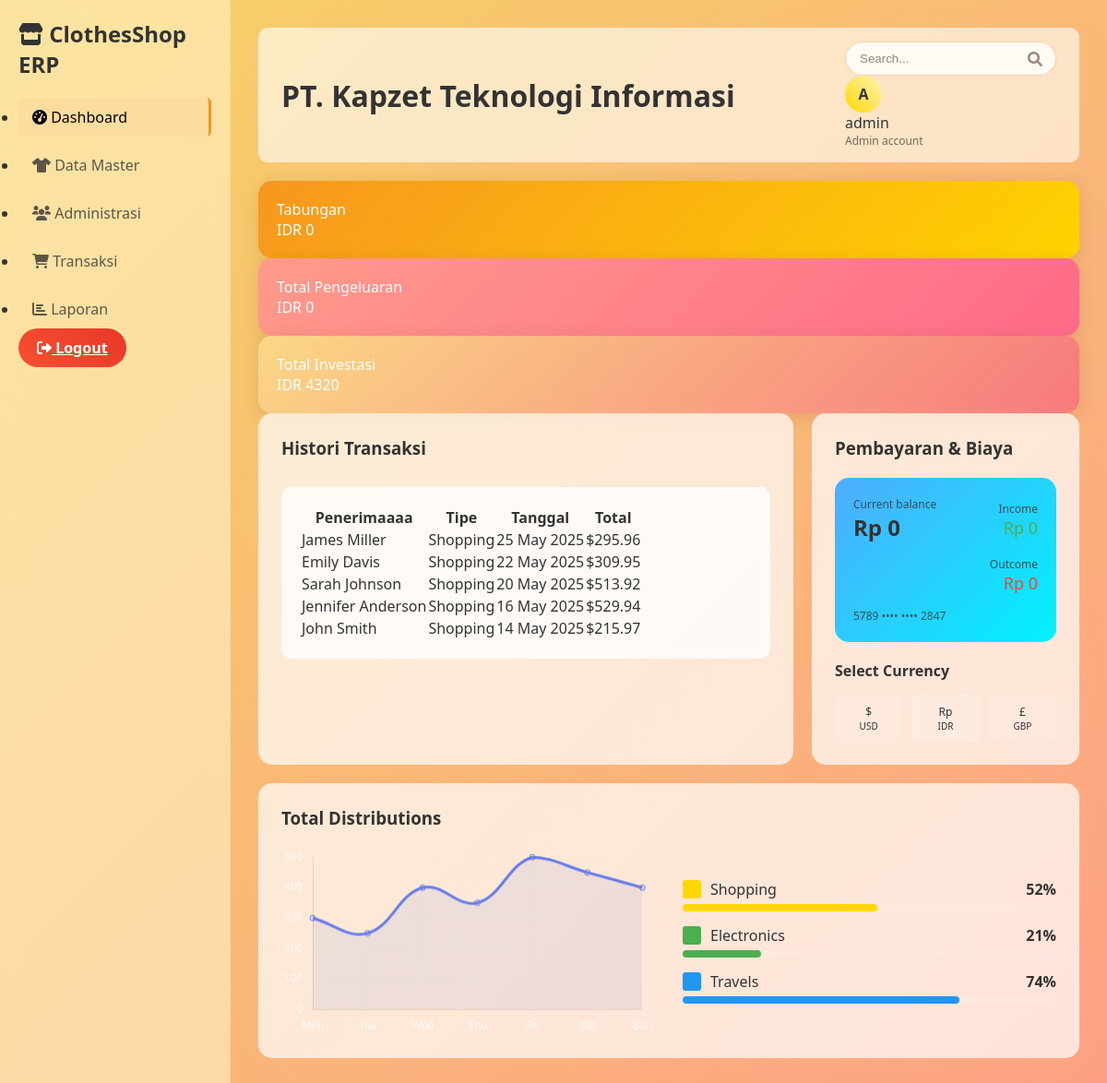
The app's page /dashboard/ (signed in) with its own data.
### erp_app/models.py (models this page shows, shortened)
class Sale(models.Model):
    PAYMENT_METHODS = [
        ('cash', 'Cash'),
        ('card', 'Credit Card'),
        ('transfer', 'Bank Transfer'),
    ]
    customer = models.ForeignKey(Customer, on_delete=models.CASCADE)
    sale_date = models.DateTimeField(default=timezone.now)
    total_amount = models.DecimalField(max_digits=10, decimal_places=2)
    payment_method = models.CharField(max_length=20, choices=PAYMENT_METHODS)
    notes = models.TextField(blank=True)
    created_by = models.ForeignKey(User, on_delete=models.CASCADE)

class Customer(models.Model):
    name = models.CharField(max_length=200)
    email = models.EmailField()
    phone = models.CharField(max_length=20)
    address = models.TextField()
    created_at = models.DateTimeField(auto_now_add=True)

### erp_app/views.py (the view)
# urls.py: path('dashboard/', views.dashboard, name='dashboard'),
@login_required
def dashboard(request):
    today = timezone.now().date()
    this_month = today.replace(day=1)
    total_sales = Sale.objects.filter(sale_date__gte=this_month).aggregate(
        total=Sum('total_amount'))['total'] or 0
    total_expenses = Expense.objects.filter(date__gte=this_month).aggregate(
        total=Sum('amount'))['total'] or 0
    total_investment = Product.objects.aggregate(
        total=Sum('cost_price'))['total'] or 0
    recent_sales = Sale.objects.order_by('-sale_date')[:5]
    sales_by_category = []
    categories = Category.objects.all()
    for category in categories:
        category_sales = SaleItem.objects.filter(
            product__category=category,
            sale__sale_date__gte=this_month
        ).aggregate(total=Sum('total_price'))['total'] or 0
        sales_by_category.append({
            'name': category.name,
            'value': float(category_sales)
        })
    context = {
        'total_savings': total_sales - total_expenses,
        'total_expenses': total_expenses,
        'total_investment': total_investment,
        'recent_sales': recent_sales,
        'sales_by_category': json.dumps(sales_by_category),
    }
    return render(request, 'dashboard.html', context)

### templates/dashboard.html (shortened to what this page needs)
{% extends 'base.html' %}
{% block content %}
<div class="stats-grid">
    <div class="stat-card savings">
        <div class="stat-label">Tabungan</div>
        <div class="stat-value">IDR {{ total_savings|floatformat:0 }}</div>
    </div>
    <div class="stat-card expenses">
        <div class="stat-label">Total Pengeluaran</div>
        <div class="stat-value">IDR {{ total_expenses|floatformat:0 }}</div>
    </div>
    <div class="stat-card investment">
        <div class="stat-label">Total Investasi</div>
        <div class="stat-value">IDR {{ total_investment|floatformat:0 }}</div>
    </div>
</div>
<div style="display: grid; grid-template-columns: 2fr 1fr; gap: 20px;">
    <div class="card">
        <h3 style="margin-bottom: 20px;">Histori Transaksi</h3>
        <div class="table-container">
            <table>
                <thead>
                    <tr>
                        <th>Penerimaaaa</th>
                        <th>Tipe</th>
                        <th>Tanggal</th>
                        <th>Total</th>
                    </tr>
                </thead>
                <tbody>
                    {% for sale in recent_sales %}
                    <tr>
                        <td>{{ sale.customer.name }}</td>
                        <td>Shopping</td>
                        <td>{{ sale.sale_date|date:"d M Y" }}</td>
                        <td>${{ sale.total_amount }}</td>
                    </tr>
                    {% empty %}
                    <tr>
                        <td colspan="4" style="text-align: center; opacity: 0.7;">No transactions yet</td>
                    </tr>
                    {% endfor %}
                </tbody>
            </table>
        </div>
    </div>
    <div class="card">
        <h3 style="margin-bottom: 20px;">Pembayaran & Biaya</h3>
        <div style="background: linear-gradient(135deg, #4facfe 0%, #00f2fe 100%); border-radius: 15px; padding: 20px; margin-bottom: 20px;">
            <div style="display: flex; justify-content: space-between; align-items: center; margin-bottom: 15px;">
                <div>
                    <div style="font-size: 12px; opacity: 0.8;">Current balance</div>
                    <div style="font-size: 24px; font-weight: bold;">Rp {{ total_savings|floatformat:0 }}</div>
                </div>
                <div style="text-align: right;">
                    <div style="font-size: 12px; opacity: 0.8;">Income</div>
                    <div style="font-size: 18px; color: #4caf50;">Rp 0</div>
                </div>
            </div>
            <div style="text-align: right;">
                <div style="font-size: 12px; opacity: 0.8;">Outcome</div>
                <div style="font-size: 18px; color: #f44336;">Rp {{ total_expenses|floatformat:0 }}</div>
            </div>
            <div style="margin-top: 15px; font-size: 12px; opacity: 0.8;">
                5789 •••• •••• 2847
            </div>
        </div>
        <div style="margin-top: 20px;">
            <h4 style="margin-bottom: 15px;">Select Currency</h4>
            <div style="display: flex; gap: 10px;">
                <div style="background: rgba(255,255,255,0.1); padding: 10px; border-radius: 8px; text-align: center; flex: 1;">
                    <div style="font-size: 12px;">$</div>
                    <div style="font-size: 10px;">USD</div>
                </div>
                <div style="background: rgba(255,255,255,0.2); padding: 10px; border-radius: 8px; text-align: center; flex: 1;">
                    <div style="font-size: 12px;">Rp</div>
                    <div style="font-size: 10px;">IDR</div>
                </div>
                <div style="background: rgba(255,255,255,0.1); padding: 10px; border-radius: 8px; text-align: center; flex: 1;">
                    <div style="font-size: 12px;">£</div>
                    <div style="font-size: 10px;">GBP</div>
                </div>
            </div>
        </div>
    </div>
</div>
<div class="card" style="margin-top: 20px;">
    <h3 style="margin-bottom: 20px;">Total Distributions</h3>
    <div style="display: flex; align-items: center; gap: 30px;">
        <div style="flex: 1;">
            <canvas id="distributionChart" width="400" height="200"></canvas>
        </div>
        <div style="flex: 1;">
            <div style="margin-bottom: 15px;">
                <div style="display: flex; align-items: center; gap: 10px; margin-bottom: 5px;">
                    <div style="width: 20px; height: 20px; background: #ffd700; border-radius: 3px;"></div>
                    <span>Shopping</span>
                    <span style="margin-left: auto; font-weight: bold;">52%</span>
                </div>
                <div style="background: rgba(255,255,255,0.1); height: 8px; border-radius: 4px;">
                    <div style="background: #ffd700; height: 100%; width: 52%; border-radius: 4px;"></div>
                </div>
            </div>
            <div style="margin-bottom: 15px;">
                <div style="display: flex; align-items: center; gap: 10px; margin-bottom: 5px;">
                    <div style="width: 20px; height: 20px; background: #4caf50; border-radius: 3px;"></div>
                    <span>Electronics</span>
                    <span style="margin-left: auto; font-weight: bold;">21%</span>
                </div>
                <div style="background: rgba(255,255,255,0.1); height: 8px; border-radius: 4px;">
                    <div style="background: #4caf50; height: 100%; width: 21%; border-radius: 4px;"></div>
                </div>
            </div>
            <div>
                <div style="display: flex; align-items: center; gap: 10px; margin-bottom: 5px;">
                    <div style="width: 20px; height: 20px; background: #2196f3; border-radius: 3px;"></div>
                    <span>Travels</span>
                    <span style="margin-left: auto; font-weight: bold;">74%</span>
                </div>
                <div style="background: rgba(255,255,255,0.1); height: 8px; border-radius: 4px;">
                    <div style="background: #2196f3; height: 100%; width: 74%; border-radius: 4px;"></div>
                </div>
            </div>
        </div>
    </div>
</div>
{% endblock %}
{% block scripts %}
<script>
// Chart for distributions
const ctx = document.getElementById('distributionChart').getContext('2d');
const chart = new Chart(ctx, {
    type: 'line',
    data: {
        labels: ['Mon', 'Tue', 'Wed', 'Thu', 'Fri', 'Sat', 'Sun'],
        datasets: [{
            label: 'Sales',
            data: [300, 250, 400, 350, 500, 450, 400],
            borderColor: '#667eea',
            backgroundColor: 'rgba(102, 126, 234, 0.1)',
            fill: true,
            tension: 0.4
        }]
    },
    options: {
        responsive: true,
        plugins: {
            legend: {
                display: false
            }
        },
        scales: {
            y: {
                beginAtZero: true,
                grid: {
                    color: 'rgba(255,255,255,0.1)'
                },
                ticks: {
                    color: 'rgba(255,255,255,0.8)'
                }
            },
            x: {
                grid: {
                    color: 'rgba(255,255,255,0.1)'
                },
                ticks: {
                    color: 'rgba(255,255,255,0.8)'
                }
            }
        }
    }
});
</script>
{% endblock %}

### templates/base.html (shortened to what this page needs)
<!DOCTYPE html>
<html lang="en">
<head>
    <link href="https://cdnjs.cloudflare.com/ajax/libs/font-awesome/6.0.0/css/all.min.css" rel="stylesheet">
</head>
<body>
    <div class="container">
        {% if user.is_authenticated %}
        <div class="sidebar">
            <div class="logo">
                <h2><i class="fas fa-store"></i> ClothesShop ERP</h2>
            </div>
            <ul class="nav-menu">
                <li class="nav-item">
                    <a href="{% url 'dashboard' %}" class="nav-link {% if request.resolver_match.url_name == 'dashboard' %}active{% endif %}">
                        <i class="fas fa-tachometer-alt"></i> Dashboard
                    </a>
                </li>
                <li class="nav-item">
                    <a href="{% url 'products' %}" class="nav-link {% if request.resolver_match.url_name == 'products' %}active{% endif %}">
                        <i class="fas fa-tshirt"></i> Data Master
                    </a>
                </li>
                <li class="nav-item">
                    <a href="{% url 'customers' %}" class="nav-link {% if request.resolver_match.url_name == 'customers' %}active{% endif %}">
                        <i class="fas fa-users"></i> Administrasi
                    </a>
                </li>
                <li class="nav-item">
                    <a href="{% url 'sales' %}" class="nav-link {% if request.resolver_match.url_name == 'sales' %}active{% endif %}">
                        <i class="fas fa-shopping-cart"></i> Transaksi
                    </a>
                </li>
                <li class="nav-item">
                    <a href="{% url 'reports' %}" class="nav-link {% if request.resolver_match.url_name == 'reports' %}active{% endif %}">
                        <i class="fas fa-chart-bar"></i> Laporan
                    </a>
                </li>
            </ul>
            <div class="logout-btn">
                <a href="{% url 'logout' %}" class="btn btn-danger" style="width: 100%; text-align: center;">
                    <i class="fas fa-sign-out-alt"></i> Logout
                </a>
            </div>
        </div>
        {% endif %}
        <div class="main-content">
            {% if user.is_authenticated %}
            <div class="header">
                <div class="header-left">
                    <h1>PT. Kapzet Teknologi Informasi</h1>
                </div>
                <div class="header-right">
                    <div class="search-box">
                        <input type="text" placeholder="Search...">
                        <i class="fas fa-search"></i>
                    </div>
                    <div class="user-profile">
                        <div class="user-avatar">{{ user.first_name.0|default:user.username.0|upper }}</div>
                        <div>
                            <div style="font-weight: 500;">{{ user.first_name|default:user.username }}</div>
                            <div style="font-size: 12px; opacity: 0.7;">Admin account</div>
                        </div>
                    </div>
                </div>
            </div>
            {% endif %}
            {% block content %}
            {% endblock %}
        </div>
    </div>
    {% block scripts %}
    {% endblock %}
</body>
</html>

### templates/base.html (style rules this page uses)
* { margin: 0; padding: 0; box-sizing: border-box; }
body { font-family: 'Segoe UI', Tahoma, Geneva, Verdana, sans-serif; background: linear-gradient(135deg, #f6d365 0%, #fda085 100%); min-height: 100vh; color: #333; }
.container { display: flex; min-height: 100vh; }
.sidebar { width: 250px; background: rgba(255, 240, 200, 0.6); backdrop-filter: blur(10px); border-right: 1px solid rgba(255, 200, 150, 0.3); padding: 20px; }
.sidebar h2 { margin-bottom: 20px; color: #333; }
.nav-link { display: block; padding: 10px 15px; color: rgba(51, 51, 51, 0.8); text-decoration: none; margin-bottom: 10px; border-radius: 5px; transition: all 0.3s ease; }
.nav-link:hover, .nav-link.active { background: rgba(255, 200, 150, 0.2); color: #000; border-right: 3px solid #f7971e; }
.main-content { flex: 1; padding: 30px; }
.header { display: flex; justify-content: space-between; align-items: center; background: rgba(255, 255, 255, 0.6); backdrop-filter: blur(5px); padding: 15px 25px; border-radius: 10px; margin-bottom: 20px; box-shadow: 0 4px 20px rgba(255, 200, 150, 0.3); }
.user-avatar { width: 40px; height: 40px; background: linear-gradient(45deg, #ffd700, #fff5b7); border-radius: 50%; display: flex; justify-content: center; align-items: center; font-weight: bold; color: #333; margin-right: 10px; }
.search-box { position: relative; }
.search-box input { padding: 10px 35px 10px 15px; border-radius: 20px; border: 1px solid rgba(255, 180, 120, 0.6); background: rgba(255, 255, 255, 0.8); color: #333; outline: none; }
.search-box input::placeholder { color: rgba(80, 60, 40, 0.6); }
.search-box i { position: absolute; top: 50%; right: 15px; transform: translateY(-50%); color: rgba(80, 60, 40, 0.6); }
.stat-card { flex: 1; padding: 20px; border-radius: 15px; color: #fff; box-shadow: 0 4px 20px rgba(0, 0, 0, 0.1); }
.stat-card.savings { background: linear-gradient(135deg, #f7971e 0%, #ffd200 100%); }
.stat-card.expenses { background: linear-gradient(135deg, #ff9a8b 0%, #ff6a88 100%); }
.stat-card.investment { background: linear-gradient(135deg, #fbd786 0%, #f7797d 100%); }
.card { background: rgba(255, 255, 255, 0.7); padding: 25px; border-radius: 15px; box-shadow: 0 4px 25px rgba(255, 200, 150, 0.2); color: #333; }
.table-container { margin-top: 30px; overflow-x: auto; background: rgba(255, 255, 255, 0.75); border-radius: 10px; padding: 20px; backdrop-filter: blur(5px); }
.btn { padding: 10px 20px; border: none; border-radius: 30px; cursor: pointer; transition: all 0.3s ease; font-weight: 600; }
.btn-danger { background: linear-gradient(45deg, #f85032, #e73827); color: #fff; }

### records on screen
Sale: customer.name "James Miller", sale_date "25 May 2025", total_amount "295.96"
Sale: customer.name "Emily Davis", sale_date "22 May 2025", total_amount "309.95"
Sale: customer.name "Sarah Johnson", sale_date "20 May 2025", total_amount "513.92"
Sale: customer.name "Jennifer Anderson", sale_date "16 May 2025", total_amount "529.94"
Sale: customer.name "John Smith", sale_date "14 May 2025", total_amount "215.97"

### other values on screen
{{ user.first_name.0|default:user.username.0|upper }} "A"
{{ user.first_name|default:user.username }} "admin"
{{ total_savings|floatformat:0 }} "0"
{{ total_expenses|floatformat:0 }} "0"
{{ total_investment|floatformat:0 }} "4320"
